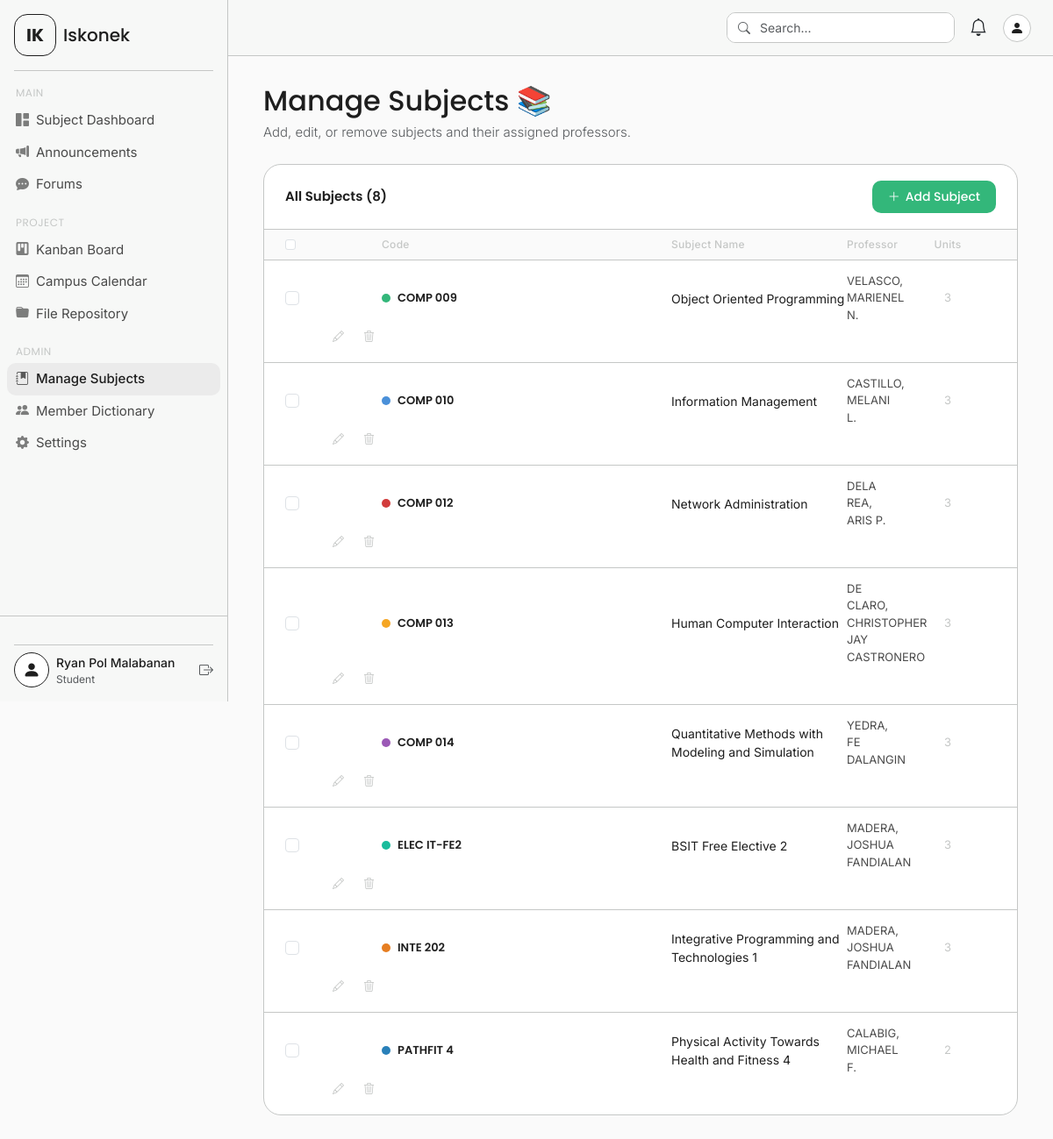
Page /manage_subjects.php (signed in) on the committed database.
### tables this page shows
CREATE TABLE `subjects` (
  `id` int(11) NOT NULL,
  `code` varchar(20) NOT NULL,
  `name` varchar(160) NOT NULL,
  `instructor` varchar(120) DEFAULT NULL,
  `units` tinyint(4) DEFAULT 3,
  `enroll_key` varchar(40) NOT NULL,
  `color` varchar(10) DEFAULT '#33b77a',
  `semester` varchar(40) DEFAULT '2nd Sem, A.Y. 2024-25',
  `created_at` timestamp NOT NULL DEFAULT current_timestamp()
);

### manage_subjects.php (the view, shortened to what this page needs)
<?php
require_once 'includes/config.php';
$subjects_query = $conn->query("SELECT * FROM subjects ORDER BY code");
$subjects = $subjects_query->fetch_all(MYSQLI_ASSOC);
?>
<!DOCTYPE html>
<html lang="en">
<head>
  <link href="https://cdn.jsdelivr.net/npm/bootstrap@5.3.3/dist/css/bootstrap.min.css" rel="stylesheet">
  <link href="https://cdn.jsdelivr.net/npm/bootstrap-icons@1.11.3/font/bootstrap-icons.min.css" rel="stylesheet">
  <link href="assets/css/manage_subjects.css" rel="stylesheet">
</head>
<body>
<div class="app-wrapper">
  <?php include 'includes/sidebar.php'; ?>
  <div class="main-content">
    <?php include 'includes/navbar.php'; ?>
    <div class="page-body">
      <div class="mb-4">
        <h2 class="hero-greeting mb-1">Manage Subjects 📚</h2>
        <p class="hero-sub text-muted">Add, edit, or remove subjects and their assigned professors.</p>
      </div>
      <div class="subjects-panel">
        <div class="subjects-panel-header">
          <p class="subjects-panel-title">All Subjects (<?= count($subjects) ?>)</p>
          <button class="btn-new-subject" data-bs-toggle="modal" data-bs-target="#subjectModal" onclick="openAddModal()">
            <i class="bi bi-plus-lg"></i> Add Subject
          </button>
        </div>
        <?php if (empty($subjects)): ?>
          <div class="subjects-empty">
            <i class="bi bi-journal-bookmark"></i>
            <p class="mb-1 fw-medium" style="font-size:15px;">No subjects yet</p>
            <p style="font-size:13px;">Add your first subject to get started.</p>
          </div>
        <?php else: ?>
          <div class="subject-table-header">
            <span><input class="form-check-input" type="checkbox" id="selectAllSubj" onchange="toggleAllSubj(this)"></span>
            <span>Code</span>
            <span>Subject Name</span>
            <span>Professor</span>
            <span style="text-align:center;">Units</span>
          </div>
          <?php foreach ($subjects as $subj): ?>
            <div class="subject-row">
              <div><input class="form-check-input subj-cb" type="checkbox" value="<?= $subj['id'] ?>"></div>
              <div class="subject-code">
                <span class="subject-color-dot" style="background:<?= htmlspecialchars($subj['color']) ?>;"></span>
                <?= htmlspecialchars($subj['code']) ?>
              </div>
              <div class="subject-name"><?= htmlspecialchars($subj['name']) ?></div>
              <div class="subject-instructor"><?= htmlspecialchars($subj['instructor'] ?? '—') ?></div>
              <div class="subject-units" style="text-align:center;"><?= (int)$subj['units'] ?></div>
              <div class="subject-actions">
                <button class="btn-edit-subj" title="Edit" onclick='openEditModal(<?= json_encode($subj) ?>)'><i class="bi bi-pencil"></i></button>
                <button class="btn-delete-subj" title="Delete" onclick="confirmDelete(<?= $subj['id'] ?>, '<?= htmlspecialchars(addslashes($subj['code'])) ?>')"><i class="bi bi-trash3"></i></button>
              </div>
            </div>
          <?php endforeach; ?>
        <?php endif; ?>
      </div>
    </div>
  </div>
</div>
</body>
</html>

### includes/sidebar.php (shortened to what this page needs)
<?php
$current_page = basename($_SERVER['PHP_SELF']);
?>
<div class="sidebar d-flex flex-column" id="sidebar">
    <div class="sidebar-logo px-3 pt-3 pb-2">
        <div class="d-flex align-items-center gap-2">
            <div class="logo-icon d-flex align-items-center justify-content-center">
                <span class="fw-bold fs-5">IK</span>
            </div>
            <span class="logo-text fw-medium fs-5">Iskonek</span>
        </div>
        <hr class="sidebar-divider mt-3 mb-0">
    </div>
    <nav class="sidebar-nav flex-grow-1 px-2 pt-2">
        <p class="nav-section-label">MAIN</p>
        <ul class="nav flex-column">
            <li class="nav-item">
                <a href="dashboard.php"
                    class="nav-link sidebar-link <?= $current_page === 'dashboard.php' ? 'active' : '' ?>">
                    <i class="bi bi-grid-1x2-fill me-2"></i>
                    Subject Dashboard
                </a>
            </li>
            <li class="nav-item">
                <a href="announcements.php"
                    class="nav-link sidebar-link <?= $current_page === 'announcements.php' ? 'active' : '' ?>">
                    <i class="bi bi-megaphone-fill me-2"></i>
                    Announcements
                </a>
            </li>
            <li class="nav-item">
                <a href="forums.php"
                    class="nav-link sidebar-link <?= $current_page === 'forums.php' ? 'active' : '' ?>">
                    <i class="bi bi-chat-dots-fill me-2"></i>
                    Forums
                </a>
            </li>
        </ul>
        <p class="nav-section-label mt-3">PROJECT</p>
        <ul class="nav flex-column">
            <li class="nav-item">
                <a href="pages/kanban.php"
                    class="nav-link sidebar-link <?= $current_page === 'kanban.php' ? 'active' : '' ?>">
                    <i class="bi bi-kanban-fill me-2"></i>
                    Kanban Board
                </a>
            </li>
            <li class="nav-item">
                <a href="calendar.php"
                    class="nav-link sidebar-link <?= $current_page === 'calendar.php' ? 'active' : '' ?>">
                    <i class="bi bi-calendar3 me-2"></i>
                    Campus Calendar
                </a>
            </li>
            <li class="nav-item">
                <a href="repository.php"
                    class="nav-link sidebar-link <?= $current_page === 'repository.php' ? 'active' : '' ?>">
                    <i class="bi bi-folder-fill me-2"></i>
                    File Repository
                </a>
            </li>
        </ul>
        <p class="nav-section-label mt-3">ADMIN</p>
        <ul class="nav flex-column">
            <?php if (strtolower($_SESSION['role'] ?? '') === 'admin' || 'sup_admin'): ?>
                <li class="nav-item">
                    <a href="manage_subjects.php"
                        class="nav-link sidebar-link <?= $current_page === 'manage_subjects.php' ? 'active' : '' ?>">
                        <i class="bi bi-journal-bookmark-fill me-2"></i>
                        Manage Subjects
                    </a>
                </li>
                <li class="nav-item">
                    <a href="members.php"
                        class="nav-link sidebar-link <?= $current_page === 'members.php' ? 'active' : '' ?>">
                        <i class="bi bi-people-fill me-2"></i>
                        Member Dictionary
                    </a>
                </li>
            <?php endif; ?>
            <li class="nav-item">
                <a href="settings.php"
                    class="nav-link sidebar-link <?= $current_page === 'settings.php' ? 'active' : '' ?>">
                    <i class="bi bi-gear-fill me-2"></i>
                    Settings
                </a>
            </li>
        </ul>
    </nav>
    <div class="sidebar-account px-3 py-3">
        <hr class="sidebar-divider mb-2">
        <div class="d-flex align-items-center gap-2">
            <div class="avatar-circle d-flex align-items-center justify-content-center overflow-hidden">
                <?php if (!empty($_SESSION['avatar'])): ?>
                    <img src="<?= htmlspecialchars($_SESSION['avatar']) ?>" alt="Avatar"
                        style="width:100%;height:100%;object-fit:cover;border-radius:50%;">
                <?php else: ?>
                    <i class="bi bi-person-fill fs-5"></i>
                <?php endif; ?>
            </div>
            <div class="flex-grow-1 overflow-hidden">
                <p class="mb-0 fw-medium text-truncate small" style="font-size:14px;">
                    <?= isset($_SESSION['full_name']) ? htmlspecialchars($_SESSION['full_name']) : '' ?>
                </p>
                <div class="d-flex gap-1 flex-row">
                    <p class="mb-0 text-muted" style="font-size:12px;">
                        <?= isset($_SESSION['role']) ? htmlspecialchars($_SESSION['role']) : '' ?>
                    </p>
                </div>
            </div>
            <a href="logout.php" class="text-muted logout-btn" title="Logout">
                <i class="bi bi-box-arrow-right"></i>
            </a>
        </div>
    </div>
</div>

### includes/navbar.php (shortened to what this page needs)
<nav class="top-navbar d-flex align-items-center justify-content-between px-4">
    <div class="search-wrapper me-3">
        <div class="input-group">
            <span class="input-group-text bg-white border-end-0">
                <i class="bi bi-search text-muted"></i>
            </span>
            <input type="text" class="form-control border-start-0 ps-0" placeholder="Search..." id="globalSearch">
        </div>
    </div>
    <div class="d-flex align-items-center gap-3">
        <div class="position-relative" id="notifWrapper">
            <button class="btn btn-link text-dark p-0" id="notifBtn" data-bs-toggle="dropdown" aria-expanded="false">
                <i class="bi bi-bell fs-5"></i>
            </button>
        </div>
        <div class="dropdown">
            <button class="btn btn-link p-0 text-dark" data-bs-toggle="dropdown">
                <div class="avatar-circle-sm d-flex align-items-center justify-content-center overflow-hidden">
                    <?php if (!empty($_SESSION['avatar'])): ?>
                        <img src="<?= htmlspecialchars($_SESSION['avatar']) ?>" alt="Avatar"
                            style="width:100%;height:100%;object-fit:cover;border-radius:50%;">
                    <?php else: ?>
                        <i class="bi bi-person-fill"></i>
                    <?php endif; ?>
                </div>
            </button>
        </div>
    </div>
</nav>

### assets/css/manage_subjects.css (style rules this page uses)
.subjects-panel { background: white; border: 1px solid var(--border-color); border-radius: 20px; overflow: hidden; }
.subjects-panel-header { display: flex; align-items: center; justify-content: space-between; padding: 18px 24px; border-bottom: 1px solid var(--border-color); }
.subjects-panel-title { font-family: var(--font-heading); font-size: 15px; font-weight: 600; color: var(--text-primary); margin: 0; }
.btn-new-subject { background-color: var(--accent-green); color: white; border: none; border-radius: 10px; padding: 8px 18px; font-size: 14px; font-weight: 500; font-family: var(--font-heading); transition: background-color 0.15s; display: flex; align-items: center; gap: 6px; }
.subject-table-header { display: grid; grid-template-columns: 110px 1fr 200px 60px 110px; padding: 8px 24px; font-size: 12px; font-weight: 500; color: var(--text-muted); letter-spacing: 0.3px; border-bottom: 1px solid var(--border-color); background: #fafafa; }
.subject-row { display: grid; grid-template-columns: 110px 1fr 200px 60px 110px; align-items: center; padding: 14px 24px; border-bottom: 1px solid var(--border-color); transition: background-color 0.15s ease; }
.subject-row:last-child { border-bottom: none; }
.subject-code { font-family: var(--font-heading); font-weight: 600; font-size: 13px; color: var(--text-primary); display: flex; align-items: center; gap: 8px; }
.subject-color-dot { width: 10px; height: 10px; border-radius: 50%; flex-shrink: 0; }
.subject-name { font-size: 14px; color: var(--text-primary); }
.subject-instructor { font-size: 13px; color: var(--text-secondary); }
.subject-units { font-size: 13px; color: var(--text-muted); text-align: center; }
.subject-actions { display: flex; gap: 6px; justify-content: flex-end; }
.btn-edit-subj, .btn-delete-subj { background: none; border: none; padding: 5px 8px; border-radius: 8px; font-size: 13px; cursor: pointer; transition: background 0.15s, color 0.15s; }
.btn-edit-subj { color: var(--text-muted); }
.btn-delete-subj { color: var(--text-muted); }

### rows in the picture
subjects: code "COMP 009", name "Object Oriented Programming", instructor "VELASCO, MARIENEL N.", units "3"
subjects: code "COMP 010", name "Information Management", instructor "CASTILLO, MELANI L.", units "3"
subjects: code "COMP 012", name "Network Administration", instructor "DELA REA, ARIS P.", units "3"
subjects: code "COMP 013", name "Human Computer Interaction", instructor "DE CLARO, CHRISTOPHER JAY CASTRONERO", units "3"
subjects: code "COMP 014", name "Quantitative Methods with Modeling and Simulation", instructor "YEDRA, FE DALANGIN", units "3"
subjects: code "ELEC IT-FE2", name "BSIT Free Elective 2", instructor "MADERA, JOSHUA FANDIALAN", units "3"
subjects: code "INTE 202", name "Integrative Programming and Technologies 1", instructor "MADERA, JOSHUA FANDIALAN", units "3"
subjects: code "PATHFIT 4", name "Physical Activity Towards Health and Fitness 4", instructor "CALABIG, MICHAEL F.", units "2"

### other values in the picture
$_SESSION['full_name'] "Ryan Pol Malabanan"
$_SESSION['role'] "Student"
count($subjects) "8"
